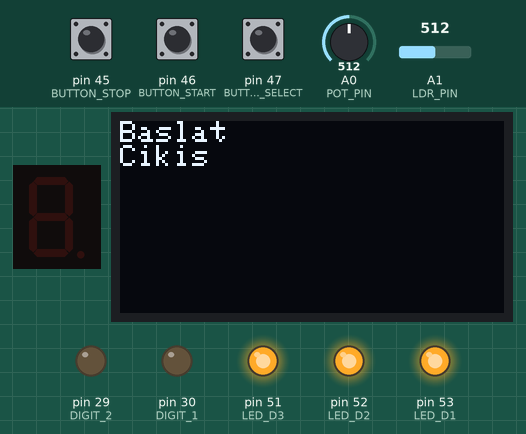
Bench run of a sketch on a simulated Arduino Mega 2560, built with avr-gcc and run on an emulated ATmega2560. On the bench: 1-digit seven-segment display, 128×64 one-colour display, output pins drawn as LEDs (lit = HIGH). Wiring (inferred from the names in the program): 1-digit 7-segment display, segments lit when HIGH: segments pin 22, pin 23, pin 24, pin 25, pin 26, pin 27, pin 28. The test bench sets the inputs (shaded band); at power-on: pin 47 (BUTTON_SELECT) HIGH, A0 (POT_PIN) = 512, pin 45 (BUTTON_STOP) HIGH, A1 (LDR_PIN) = 512, pin 46 (BUTTON_START) HIGH. Random numbers use the default seed unless the sketch sets one; the segment pins are drawn as the display they are named for; pins used as bus, display or sensor lines are not drawn.

Above: at 1.2 s.
1.3 s: pin 47 (BUTTON_SELECT) pulled LOW for 0.15 s
At 1.7 s:
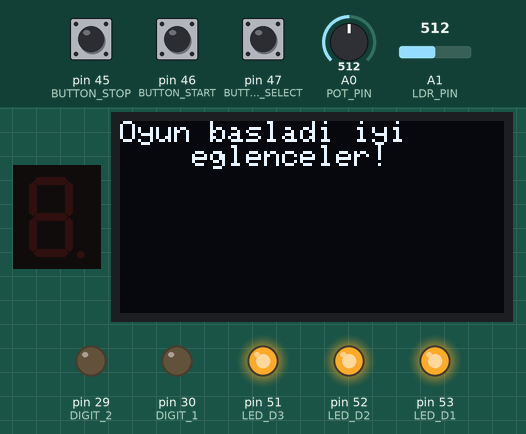
3.9 s: A0 (POT_PIN) set to 122
At 4.28 s:
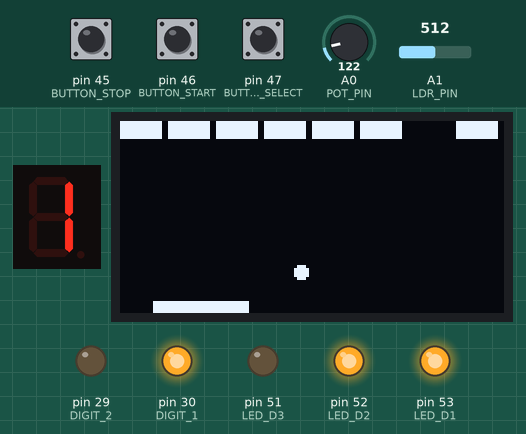
5.8 s: pin 45 (BUTTON_STOP) pulled LOW for 0.15 s
At 5.98 s:
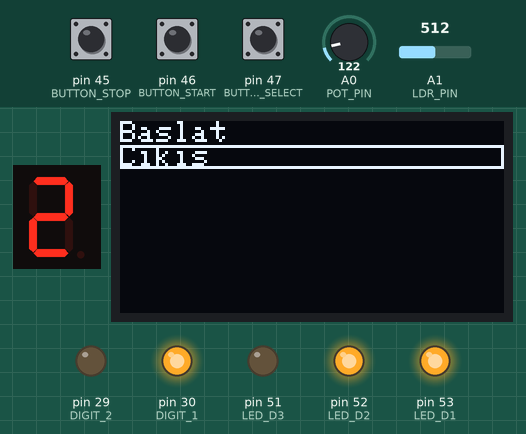
8.0 s: pin 47 (BUTTON_SELECT) pulled LOW for 1 s
At 9.3 s:
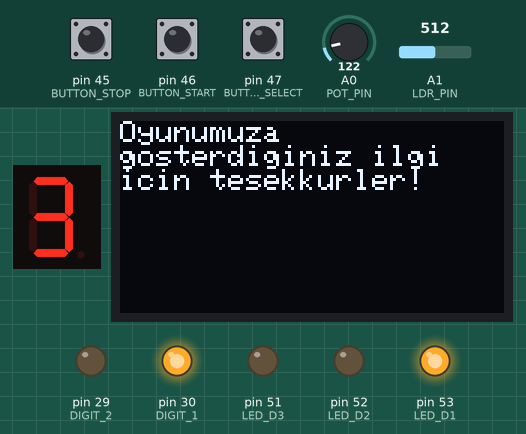
10.5 s: A1 (LDR_PIN) set to 107
12.0 s: A1 (LDR_PIN) set to 93
At 13.4 s:
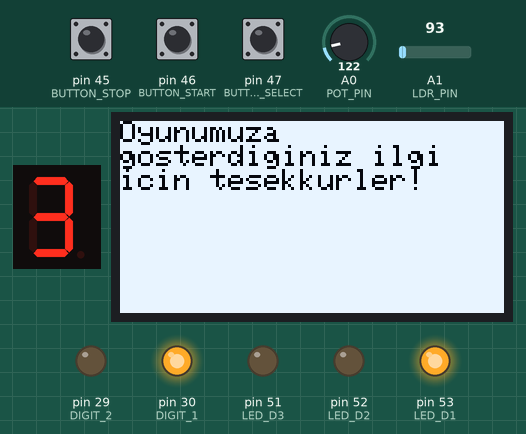
Timing chart, 0 to 14.5 s (numbered marks = the images above; inputs shaded):
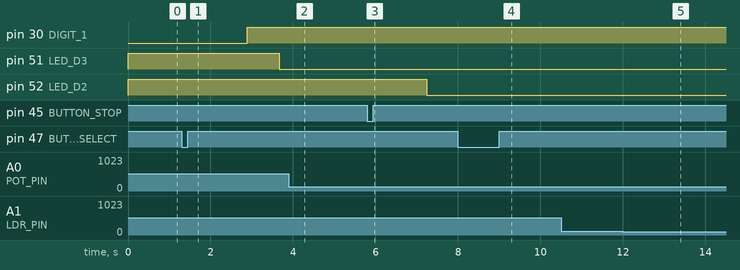

The sketch:

deneme2.ino
```cpp
#include <Wire.h>
#include <Adafruit_GFX.h>
#include <Adafruit_SSD1306.h>
#define LED_D1 53
#define LED_D2 52
#define LED_D3 51
#define OLED_RESET 4
#define BUTTON_START 46
#define BUTTON_STOP 45
#define BUTTON_SELECT 47
#define BUTTON_COLOR_TOGGLE 49 // Renk değiştirme butonu için pin tanımlaması
#define POT_PIN A0
#define LDR_PIN A1 // Işık sensörü için pin tanımlaması
#define LIGHT_THRESHOLD 100 // Işık seviyesi eşiği
// 7 segment display pinleri
#define SEG_A 22
#define SEG_B 23
#define SEG_C 24
#define SEG_D 25
#define SEG_E 26
#define SEG_F 27
#define SEG_G 28
#define DIGIT_1 30
#define DIGIT_2 29

Adafruit_SSD1306 display(128, 64, &Wire, OLED_RESET);

int menu = 0;
bool invertedColors = false; // Renklerin normal mi yoksa ters mi olduğunu takip etmek için bir değişken
int lives = 3; // Çubuğun can sayısını takip etmek için bir değişken ekleyin
int level = 1; // Hangi seviyede olduğunuzu takip etmek için bir değişken ekleyin
bool startSelected = false;
int ballX = 64, ballY = 50; // Topun başlangıç konumu
int ballSpeedX = 4, ballSpeedY = -4; // Topun hızı
// Skor
int score = 0;
// "O" harfinin konumunu ve hızını saklayan bir yapı oluşturun
struct LetterO {
  int x, y;
  int speedY;
};

// Kırılan her blok için bir "O" harfi oluşturun
LetterO lettersO[8][2];
// 7 segment display için sayıları tanımlama
byte numbers[10] = {B11111100, // 0
                     B01100000, // 1
                     B11011010, // 2
                     B11110010, // 3
                     B01100110, // 4
                     B10110110, // 5
                     B10111110, // 6
                     B11100000, // 7
                     B11111110, // 8
                     B11110110  // 9
                    };


// Blokların konumlarını ve durumlarını saklayan bir dizi
bool blocks[8][3];
bool newLevelBlocks[8][3];

void setup() {
  randomSeed(analogRead(0));
  pinMode(BUTTON_START, INPUT_PULLUP);
  pinMode(BUTTON_STOP, INPUT_PULLUP);
  pinMode(BUTTON_SELECT, INPUT_PULLUP);
  pinMode(LED_D1, OUTPUT);
  pinMode(LED_D2, OUTPUT);
  pinMode(LED_D3, OUTPUT);
  pinMode(BUTTON_COLOR_TOGGLE, INPUT_PULLUP); // Renk değiştirme butonunu bir giriş olarak ayarla
  pinMode(LDR_PIN, INPUT); // Işık sensörünü bir giriş olarak ayarla

  digitalWrite(LED_D1, HIGH); // Başlangıçta tüm LED'ler yanar
  digitalWrite(LED_D2, HIGH);
  digitalWrite(LED_D3, HIGH);

  display.begin(SSD1306_SWITCHCAPVCC, 0x3D);
  display.clearDisplay();
  display.display();
  display.setTextColor(WHITE, BLACK);

  // İlk seviye için blokların konumlarını ayarla
  for (int i = 0; i < 8; i++) {
    blocks[i][0] = true;
    // "O" harflerinin başlangıç konumlarını ve hızlarını ayarla
    lettersO[i][0] = {0, display.height() + 1, 0}; // Y konumunu ekranın dışına ayarla
  }

  // İkinci seviye için blokların konumlarını ayarla
  for (int i = 0; i < 8; i++) {
    if (i < 2 || i > 5) {
      newLevelBlocks[i][0] = true;
      newLevelBlocks[i][1] = true;
    } else {
      newLevelBlocks[i][0] = false;
      newLevelBlocks[i][1] = false;
    }
  }
  // Dördüncü seviye için blokların konumlarını ayarla
  if (level == 4) {
    for (int i = 0; i < 8; i++) {
      for (int j = 0; j < 2; j++) {
        // Satranç tahtası gibi bir düzenleme yap
        if ((i + j) % 2 == 0) {
          newLevelBlocks[i][j] = true;
        } else {
          newLevelBlocks[i][j] = false;
        }
      }
    }
  }

  // 7 segment display pinlerini çıkış olarak ayarla
  pinMode(SEG_A, OUTPUT);
  pinMode(SEG_B, OUTPUT);
  pinMode(SEG_C, OUTPUT);
  pinMode(SEG_D, OUTPUT);
  pinMode(SEG_E, OUTPUT);
  pinMode(SEG_F, OUTPUT);
  pinMode(SEG_G, OUTPUT);
  pinMode(DIGIT_1, OUTPUT);
  pinMode(DIGIT_2, OUTPUT);


  display.setCursor(0, 0);
  display.println("Baslat");
  display.println("Cikis");
  display.display();
}


void loop() {
  if (digitalRead(BUTTON_START) == LOW) {
    menu--;
    if (menu < 0) menu = 1;
    display.clearDisplay();
    display.setCursor(0, 0);
    display.println("Baslat");
    display.println("Cikis");
    display.drawRect(0, menu * 8, display.width(), 8, WHITE); // Seçilen seçeneği çerçevele
    display.display();
    delay(200);
  } else if (digitalRead(BUTTON_STOP) == LOW) {
    menu++;
    if (menu > 1) menu = 0;
    display.clearDisplay();
    display.setCursor(0, 0);
    display.println("Baslat");
    display.println("Cikis");
    display.drawRect(0, menu * 8, display.width(), 8, WHITE); // Seçilen seçeneği çerçevele
    display.display();
    delay(200);
  }

   if (digitalRead(BUTTON_SELECT) == LOW) {
    if (menu == 0) {
      startSelected = true;
    } else if (menu == 1) {
      startSelected = false;
    }
    display.clearDisplay();
    display.setCursor(0, 0);
    if (startSelected) {
      display.println("Oyun basladi iyi         eglenceler!");
    } else {
      display.println("Oyunumuza            gosterdiginiz ilgi   icin tesekkurler!");
    }
    display.display();
    delay(1000);
  }

  // Işık sensörünün okumasını al
  int lightLevel = analogRead(LDR_PIN);

  // Eğer ışık seviyesi belirlenen eşiğin altındaysa, ekranın renklerini tersine çevir
  if (lightLevel < LIGHT_THRESHOLD) {
    display.invertDisplay(true); // Ekranın renklerini tersine çevir
  } else {
    display.invertDisplay(false); // Ekranın renklerini normal hale getir
  }
  if (startSelected) {
  display.clearDisplay();
  for (int i = 0; i < 8; i++) {
    for (int j = 0; j < 2; j++) {
      // Eğer blok aktifse, onu çiz
      if (blocks[i][j]) {
        display.fillRect(i * 16, j * 8, 14, 6, WHITE);
      }
    }
  }
    // Potansiyometrenin değerini oku
    int potValue = analogRead(POT_PIN);
    // Potansiyometrenin değerini çubuğun x konumuna dönüştür
    int barX = map(potValue, 0, 1023, 0, display.width() - display.width()/4);
    // Ekranın en altında beyaz bir çubuk çiz
    display.fillRect(barX, display.height()-4, display.width()/4, 4, WHITE); // Çubuğu incelt

    // Topun konumunu güncelle
    ballX += ballSpeedX;
    ballY += ballSpeedY;
    // Top çubuğun altına düştüyse, çubuk bir can kaybeder
    if (ballY >= display.height()) {
  lives--;
  if (lives == 2) {
    digitalWrite(LED_D3, LOW); // Üçüncü LED'i kapat
  } else if (lives == 1) {
    digitalWrite(LED_D2, LOW); // İkinci LED'i kapat
  } else if (lives == 0) {
  // Oyunu bitir ve kırılan blok sayısını göster
  display.clearDisplay();
  display.setCursor(0, 0);
  display.println("Oyun bitti!");
  display.println("Kirilan blok sayisi: " + String(score));
  display.display();
  delay(3000); // 3 saniye beklet

  // Her şeyi sıfırla
  score = 0;
  lives = 3;
  level = 1;
  startSelected = false;
  menu = 0;
  ballX = 64;
  ballY = 50;
  ballSpeedX = 2;
  ballSpeedY = -2;

  // LED'leri tekrar aç
  digitalWrite(LED_D1, HIGH);
  digitalWrite(LED_D2, HIGH);
  digitalWrite(LED_D3, HIGH);

  // Blokları tekrar oluştur
  for (int i = 0; i < 8; i++) {
    blocks[i][0] = true;
  }

  // İlk giriş ekranını aç
  display.clearDisplay();
  display.setCursor(0, 0);
  display.println("Baslat");
  display.println("Cikis");
  display.display();

  // Oyun döngüsünden çık
  return;
}


  // Topun konumunu çubuğun üzerine ayarla ve yönünü değiştir
  ballY = display.height()-10; // Çubuğun biraz daha üzerine ayarla
  ballSpeedY = -abs(ballSpeedY); // Topun yönünü yukarı doğru değiştir

  // Topun konumunu çubuğun üzerine ayarla
  ballX = barX + display.width()/8;
  ballY = display.height()-10; // Çubuğun biraz daha üzerine ayarla

  // Topu 3 saniye boyunca gizle
  display.clearDisplay();
  display.display();
  delay(500); // 3 saniye beklet
}


    // Top ekranın kenarlarına çarptıysa yönünü değiştir
    if (ballX <= 0 || ballX >= display.width() - 4) ballSpeedX *= -1;
    if (ballY <= 0) ballSpeedY *= -1;

    // Top çubuğa çarptıysa yönünü değiştir
    if (ballY >= display.height() - 8 && ballX >= barX && ballX <= barX + display.width()/4) ballSpeedY *= -1;


    // Topu çiz
    display.fillCircle(ballX, ballY, 2, WHITE);

    display.display();
    // Topun bloklara çarpmasını kontrol et
  for (int i = 0; i < 8; i++) {
    for (int j = 0; j < 2; j++) {
      if (blocks[i][j] && ballX >= i * 16 && ballX <= i * 16 + 14 && ballY >= j * 8 && ballY <= j * 8 + 6) {
        // Top bloğa çarptıysa, bloğu kaldır ve topun yönünü değiştir
        blocks[i][j] = false;
        ballSpeedY = abs(ballSpeedY); // Topun yönünü her zaman aşağı doğru değiştir

        // Skoru artır ve 7 segment display'i güncelle
        score++;
        update7Segment(score);

        // %10 ihtimalle "O" harfini bloğun altında oluştur ve hızını topun hızına ayarla
        if (random(10) < 1) { // %10 ihtimal
          lettersO[i][j] = {i * 16, (j * 8) + 6, ballSpeedY}; // Y konumunu bloğun altına ayarla
        } else {
          lettersO[i][j] = {0, display.height() + 1, 0}; // "O" harfi oluşturulmazsa, konum ve hızı sıfırla
        }
      }
    }
  }

// Her çizim döngüsünde "O" harflerini çiz
for (int i = 0; i < 8; i++) {
  for (int j = 0; j < 2; j++) {
    // Eğer "O" harfi ekranın içindeyse ve y hızı 0'dan farklıysa, "O" harfini çiz
    if (!blocks[i][j] && lettersO[i][j].y < display.height() && lettersO[i][j].y > 0 && lettersO[i][j].speedY != 0) {
      // "O" harfini çiz
      display.setCursor(lettersO[i][j].x, lettersO[i][j].y);
      display.print("*");

      // "O" harfinin konumunu güncelle
      lettersO[i][j].y += lettersO[i][j].speedY;
    // Eğer "O" harfi çubuğa çarptıysa, "O" harfini kaldır ve can sayısını artır
      if (lettersO[i][j].y >= display.height() - 8 && lettersO[i][j].x >= barX && lettersO[i][j].x <= barX + display.width()/4) {
        lettersO[i][j] = {0, display.height() + 1, 0}; // "O" harfinin konum ve hızını sıfırla
        if (lives < 3) { // Can sayısı 3'ten küçükse, can sayısını artır
          lives++;
          if (lives == 2) {
            digitalWrite(LED_D2, HIGH); // İkinci LED'i aç
          } else if (lives == 3) {
            digitalWrite(LED_D3, HIGH); // Üçüncü LED'i aç
          }
        }
      }
    }
  }
}

display.display();

// Eğer tüm bloklar kırıldıysa, yeni seviyeye geç
if (allBlocksBroken()) {
  // Sonraki bölüm açılıyor mesajını göster
  display.clearDisplay();
  display.setCursor(0, 0);
  display.println("Sonraki bolum        aciliyor...");
  display.display();
  delay(1000); // 5 saniye beklet

  level++; // Seviyeyi artır

  // Topun hızını %20 artır
  ballSpeedX *= 1.2;
  ballSpeedY *= 1.2;
  if (level == 2) {
    // İkinci seviye için blokların konumlarını ayarla

    for (int i = 0; i < 4; i++) {
      blocks[i][0] = true; // İlk satırın sol yarısında bloklar oluştur
    }
    for (int i = 4; i < 8; i++) {
      blocks[i][1] = true; // İkinci satırın sağ yarısında bloklar oluştur
    }
  } else if (level == 3) {
    // Üçüncü seviye için blokların konumlarını ayarla
    for (int i = 0; i < 8; i += 2) { // Blokların yan yana olmaması için ikişer ikişer artır
      for (int j = 0; j < 2; j++) {
        blocks[i][j] = true;
      }
    }
  } else if (level == 4) {
    // Dördüncü seviye için blokların konumlarını ayarla
    for (int i = 0; i < 8; i++) {
      for (int j = 0; j < 2; j++) {
        // Satranç tahtası gibi bir düzenleme yap
        if ((i + j) % 2 == 0) {
          blocks[i][j] = true;
        } else {
          blocks[i][j] = false;
        }
      }
    }
  } else if (level == 5) {
    for (int i = 0; i < 8; i++) {
      if (i < 2 || i > 5) {
        blocks[i][0] = true;
        blocks[i][1] = true;
      } else {
        blocks[i][0] = false;
        blocks[i][1] = false;
      }
    }
  }
  // Topun konumunu çubuğun üzerine ayarla
  ballX = barX + display.width()/8;
  ballY = display.height()-10; // Çubuğun biraz daha üzerine ayarla
}

  }

}
// Tüm blokların kırılıp kırılmadığını kontrol eden bir fonksiyon
bool allBlocksBroken() {
  for (int i = 0; i < 8; i++) {
    for (int j = 0; j < 2; j++) {
      if (blocks[i][j]) {
        return false; // Eğer herhangi bir blok aktifse, tüm bloklar kırılmamış demektir
      }
    }
  }
  return true; // Eğer bu noktaya geldiysek, tüm bloklar kırılmış demektir
}
void update7Segment(int number) {
  int digit1 = number / 10;
  int digit2 = number % 10;

  digitalWrite(DIGIT_1, LOW);
  digitalWrite(DIGIT_2, HIGH);
  displayNumber(digit2);
  displayNumber(digit1);

  delay(1);

  digitalWrite(DIGIT_1, HIGH);
  digitalWrite(DIGIT_2, LOW);
  displayNumber(digit2);

}

void displayNumber(int number) {
  byte numToDisplay = numbers[number];

  digitalWrite(SEG_A, numToDisplay & B10000000);
  digitalWrite(SEG_B, numToDisplay & B01000000);
  digitalWrite(SEG_C, numToDisplay & B00100000);
  digitalWrite(SEG_D, numToDisplay & B00010000);
  digitalWrite(SEG_E, numToDisplay & B00001000);
  digitalWrite(SEG_F, numToDisplay & B00000100);
  digitalWrite(SEG_G, numToDisplay & B00000010);
}
```

Measured:
- the behaviour switches between 100 and 99 on A1 (LDR_PIN) (found by bisection; images 4 and 5)
- after the input at 1.3 s, pin 30 (DIGIT_1): LOW → HIGH after 1.6 s; pin 51 (LED_D3): HIGH → LOW after 2.4 s; the display: changes at once (image 1)
- after the input at 10.5 s, every drawn part: stays the same
- after the input at 12.0 s, the display: changes at once (image 5)
